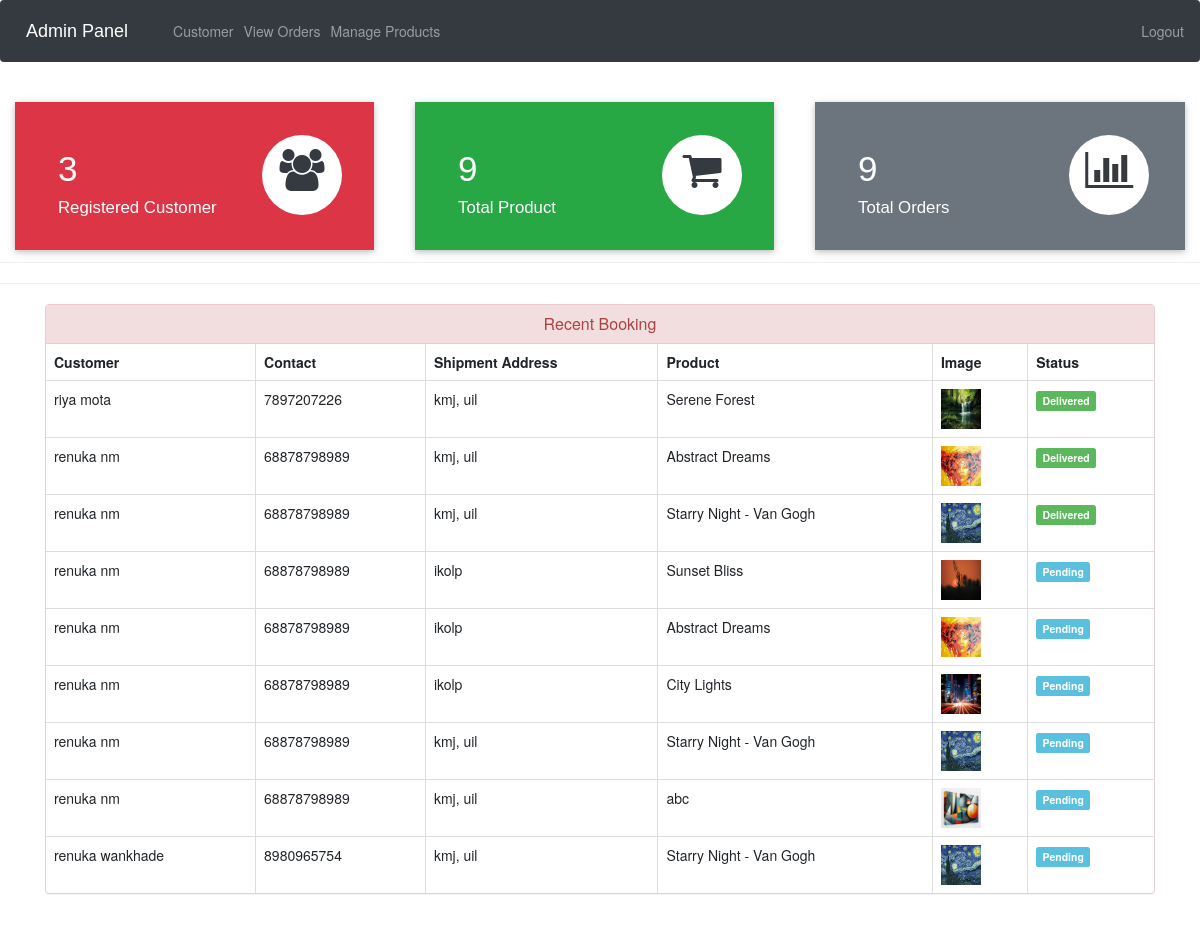
The app's page /admin-dashboard (signed in) with its own data.
### ecom/models.py (models this page shows, shortened)
class Customer(models.Model):
    user=models.OneToOneField(User,on_delete=models.CASCADE)
    profile_pic= models.ImageField(upload_to='profile_pic/CustomerProfilePic/',null=True,blank=True)
    address = models.CharField(max_length=40)
    mobile = models.CharField(max_length=20,null=False)
    @property
    def get_name(self):
        return self.user.first_name+" "+self.user.last_name

class Orders(models.Model):
    STATUS =(
        ('Pending','Pending'),
        ('Order Confirmed','Order Confirmed'),
        ('Out for Delivery','Out for Delivery'),
        ('Delivered','Delivered'),
    )
    customer=models.ForeignKey('Customer', on_delete=models.CASCADE,null=True)
    product=models.ForeignKey('Product',on_delete=models.CASCADE,null=True)
    email = models.CharField(max_length=50,null=True)
    address = models.CharField(max_length=500,null=True)
    mobile = models.CharField(max_length=20,null=True)
    order_date= models.DateField(auto_now_add=True,null=True)
    status=models.CharField(max_length=50,null=True,choices=STATUS)

class Product(models.Model):
    name=models.CharField(max_length=40)
    product_image= models.ImageField(upload_to='product_image/',null=True,blank=True)
    price = models.PositiveIntegerField()
    description=models.CharField(max_length=40)

### ecom/views.py (the view)
# urls.py: path('admin-dashboard', views.admin_dashboard_view,name='admin-dashboard'),
@login_required(login_url='adminlogin')
def admin_dashboard_view(request):
    customercount=models.Customer.objects.all().count()
    productcount=models.Product.objects.all().count()
    ordercount=models.Orders.objects.all().count()
    orders=models.Orders.objects.all()
    ordered_products=[]
    ordered_bys=[]
    for order in orders:
        ordered_product=models.Product.objects.all().filter(id=order.product.id)
        ordered_by=models.Customer.objects.all().filter(id = order.customer.id)
        ordered_products.append(ordered_product)
        ordered_bys.append(ordered_by)
    mydict={
    'customercount':customercount,
    'productcount':productcount,
    'ordercount':ordercount,
    'data':zip(ordered_products,ordered_bys,orders),
    }
    return render(request,'ecom/admin_dashboard.html',context=mydict)

### templates/ecom/admin_dashboard.html
{% extends 'ecom/admin_base.html' %}
{% load static %}
{% block content %}
<br>
{%include 'ecom/admin_dashboard_cards.html'%}
<br><br><br><br><br>
<hr><hr>
<div class="container" >
    <div class="panel panel-danger" >
      <div class="panel-heading" style="text-align:center;">
        <h6 class="panel-title">Recent Booking</h6>
      </div>
      <table class="table table-hover table-bordered" id="dev-table">
        <thead>
          <tr>
            <th>Customer</th>
            <th>Contact</th>
            <th>Shipment Address</th>
            <th>Product</th>
            <th>Image</th>
            <th>Status</th>
          </tr>
        </thead>
        {% for product,customer,order in data %}
        <tr>
          {% for c in customer %}
          <td> {{c.get_name}}</td>
          <td>{{c.mobile}}</td>
          <td>{{order.address}}</td>
          {% endfor %}
          {% for p in product %}
          <td> {{p.name}}</td>
          <td> <img src="{% static p.product_image.url %}" alt="Profile Pic" height="40px" width="40px" /></td>
          {% if order.status == 'Pending'%}
          <td> <span class="label label-info">{{order.status}}</span></td>
          {% elif order.status == 'Delivered' %}
          <td> <span class="label label-success">{{order.status}}</span></td>
          {% elif order.status == 'Out for Delivery' %}
          <td> <span class="label label-warning">{{order.status}}</span></td>
          {%else%}
            <td> <span class="label label-primary">{{order.status}}</span></td>
          {%endif%}
          {% endfor %}
        </tr>
        {% endfor %}
      </table>
  </div>
</div>
{% endblock content %}

### records on screen
Orders: address "kmj, uil", status "Delivered"
Customer: get_name "riya mota", mobile "7897207226"
Product: name "Serene Forest", product_image (picture)
Orders: address "kmj, uil", status "Delivered"
Customer: get_name "renuka nm", mobile "68878798989"
Product: name "Abstract Dreams", product_image (picture)
Orders: address "kmj, uil", status "Delivered"
Product: name "Starry Night - Van Gogh", product_image (picture)
Orders: address "ikolp", status "Pending"
Product: name "Sunset Bliss", product_image (picture)
Orders: address "ikolp", status "Pending"
Orders: address "ikolp", status "Pending"
Product: name "City Lights", product_image (picture)
Orders: address "kmj, uil", status "Pending"
Orders: address "kmj, uil", status "Pending"
Product: name "abc", product_image (picture)
Orders: address "kmj, uil", status "Pending"
Customer: get_name "renuka wankhade", mobile "8980965754"

### other values on screen
{{ customercount }} "3"
{{ productcount }} "9"
{{ ordercount }} "9"
